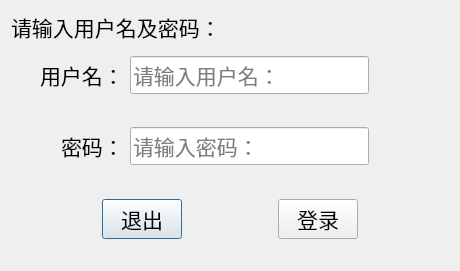
<?xml version="1.0" encoding="UTF-8"?>
<ui version="4.0">
 <class>LoginDialog</class>
 <widget class="QDialog" name="LoginDialog">
  <property name="geometry">
   <rect>
    <x>0</x>
    <y>0</y>
    <width>460</width>
    <height>240</height>
   </rect>
  </property>
  <property name="sizePolicy">
   <sizepolicy hsizetype="Ignored" vsizetype="Ignored">
    <horstretch>0</horstretch>
    <verstretch>0</verstretch>
   </sizepolicy>
  </property>
  <property name="windowTitle">
   <string>Dialog</string>
  </property>
  <property name="whatsThis">
   <string>这是用户登录对话框，在对话框中查找数据库中的账号以及密码是否存在。</string>
  </property>
  <layout class="QVBoxLayout" name="verticalLayout">
   <item>
    <widget class="QLabel" name="label_3">
     <property name="font">
      <font>
       <family>宋体</family>
       <pointsize>16</pointsize>
       <weight>50</weight>
       <italic>false</italic>
       <bold>false</bold>
      </font>
     </property>
     <property name="text">
      <string>请输入用户名及密码：</string>
     </property>
    </widget>
   </item>
   <item>
    <layout class="QHBoxLayout" name="horizontalLayout">
     <property name="leftMargin">
      <number>29</number>
     </property>
     <property name="topMargin">
      <number>7</number>
     </property>
     <property name="rightMargin">
      <number>80</number>
     </property>
     <property name="bottomMargin">
      <number>20</number>
     </property>
     <item>
      <widget class="QLabel" name="label">
       <property name="font">
        <font>
         <pointsize>16</pointsize>
        </font>
       </property>
       <property name="text">
        <string>用户名：</string>
       </property>
      </widget>
     </item>
     <item>
      <widget class="QLineEdit" name="editUser">
       <property name="font">
        <font>
         <family>宋体</family>
         <pointsize>16</pointsize>
        </font>
       </property>
       <property name="styleSheet">
        <string notr="true"/>
       </property>
       <property name="placeholderText">
        <string>请输入用户名：</string>
       </property>
      </widget>
     </item>
    </layout>
   </item>
   <item>
    <layout class="QHBoxLayout" name="horizontalLayout_2">
     <property name="leftMargin">
      <number>50</number>
     </property>
     <property name="topMargin">
      <number>7</number>
     </property>
     <property name="rightMargin">
      <number>80</number>
     </property>
     <property name="bottomMargin">
      <number>20</number>
     </property>
     <item>
      <widget class="QLabel" name="label_2">
       <property name="font">
        <font>
         <pointsize>16</pointsize>
        </font>
       </property>
       <property name="text">
        <string>密码：</string>
       </property>
      </widget>
     </item>
     <item>
      <widget class="QLineEdit" name="editPwd">
       <property name="font">
        <font>
         <family>宋体</family>
         <pointsize>16</pointsize>
         <weight>50</weight>
         <bold>false</bold>
        </font>
       </property>
       <property name="echoMode">
        <enum>QLineEdit::Password</enum>
       </property>
       <property name="placeholderText">
        <string>请输入密码：</string>
       </property>
      </widget>
     </item>
    </layout>
   </item>
   <item>
    <layout class="QHBoxLayout" name="horizontalLayout_3">
     <property name="topMargin">
      <number>8</number>
     </property>
     <property name="bottomMargin">
      <number>21</number>
     </property>
     <item>
      <spacer name="horizontalSpacer_2">
       <property name="orientation">
        <enum>Qt::Horizontal</enum>
       </property>
       <property name="sizeHint" stdset="0">
        <size>
         <width>50</width>
         <height>20</height>
        </size>
       </property>
      </spacer>
     </item>
     <item>
      <widget class="QPushButton" name="btn_Close">
       <property name="font">
        <font>
         <pointsize>16</pointsize>
        </font>
       </property>
       <property name="text">
        <string>退出</string>
       </property>
      </widget>
     </item>
     <item>
      <spacer name="horizontalSpacer">
       <property name="orientation">
        <enum>Qt::Horizontal</enum>
       </property>
       <property name="sizeHint" stdset="0">
        <size>
         <width>40</width>
         <height>20</height>
        </size>
       </property>
      </spacer>
     </item>
     <item>
      <widget class="QPushButton" name="btn_login">
       <property name="font">
        <font>
         <pointsize>16</pointsize>
        </font>
       </property>
       <property name="text">
        <string>登录</string>
       </property>
      </widget>
     </item>
     <item>
      <spacer name="horizontalSpacer_3">
       <property name="orientation">
        <enum>Qt::Horizontal</enum>
       </property>
       <property name="sizeHint" stdset="0">
        <size>
         <width>40</width>
         <height>20</height>
        </size>
       </property>
      </spacer>
     </item>
    </layout>
   </item>
  </layout>
 </widget>
 <resources/>
 <connections>
  <connection>
   <sender>btn_Close</sender>
   <signal>clicked()</signal>
   <receiver>LoginDialog</receiver>
   <slot>close()</slot>
   <hints>
    <hint type="sourcelabel">
     <x>87</x>
     <y>143</y>
    </hint>
    <hint type="destinationlabel">
     <x>24</x>
     <y>127</y>
    </hint>
   </hints>
  </connection>
  <connection>
   <sender>btn_login</sender>
   <signal>clicked()</signal>
   <receiver>LoginDialog</receiver>
   <slot>OnBtnLogin()</slot>
   <hints>
    <hint type="sourcelabel">
     <x>221</x>
     <y>149</y>
    </hint>
    <hint type="destinationlabel">
     <x>277</x>
     <y>118</y>
    </hint>
   </hints>
  </connection>
 </connections>
 <slots>
  <slot>OnBtnLogin()</slot>
 </slots>
</ui>
